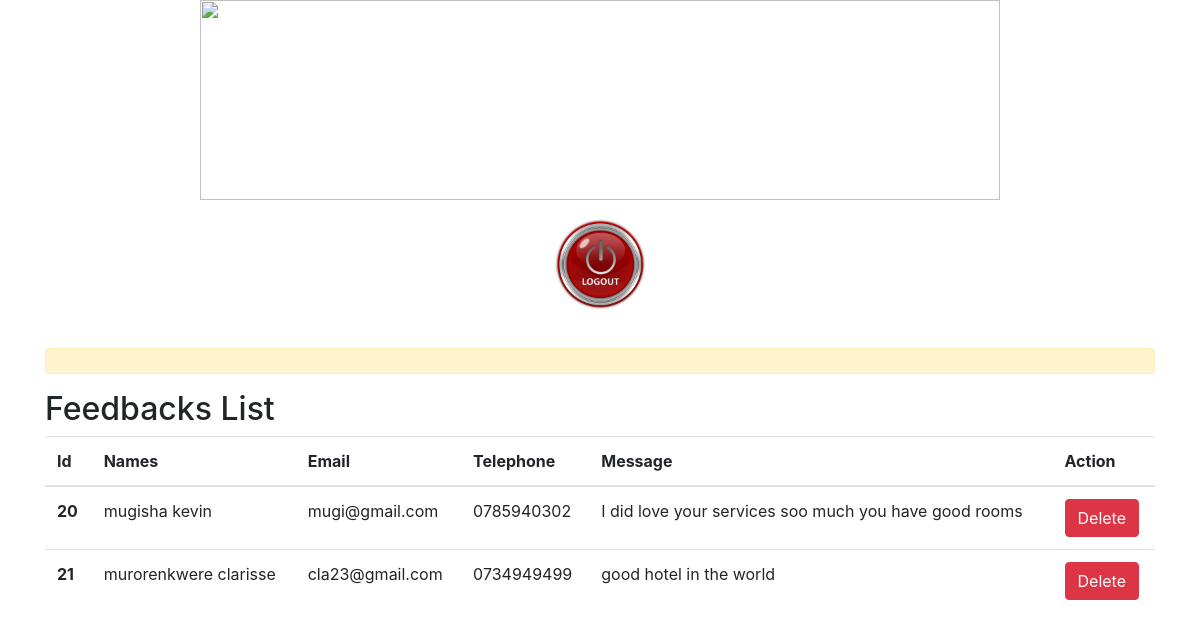
The app's page /feed.php with its own data.
### tables this page shows
CREATE TABLE `feedback` (
  `f_id` int(23) NOT NULL,
  `f_name` varchar(43) NOT NULL,
  `f_email` varchar(56) NOT NULL,
  `mobile` varchar(67) NOT NULL,
  `message` varchar(56) NOT NULL
);

### feed.php (the view, shortened to what this page needs)
<!DOCTYPE html>
<html lang="en">
<head>
<link rel ="stylesheet" href="https://cdn.jsdelivr.net/npm/@fortawesome/fontawesome-free@5.15.3/css/fontawesome.min.css">
<link rel="stylesheet" href="https://stackpath.bootstrapcdn.com/bootstrap/4.5.2/css/bootstrap.min.css" >
</head>
<body>
</head>
<body>
<p align="center"><img src="images/logo.PNG"width="800"height="200"></p>
<center><a href="index.html"><img src="images/logout.JPG"width="100"></a></center><br>
<div class="container mt-2">
    <div class="row">
        <div class="col-md-12">
            <div class="alert alert-warning alert-dismissible fade show" role="alert">
            </div>
        </div>
        <div class="col-md-12">
            <div class="float-left">
                <h2>Feedbacks List</h2>
            </div>
            <table class="table">
              <thead>
                <tr>
                  <th scope="col">Id</th>
                  <th scope="col">Names</th>
                  <th scope="col">Email</th>
                  <th scope="col">Telephone</th>
                  <th scope="col">Message</th>
                  <th scope="col">Action</th>
                </tr>
              </thead>
              <tbody>
                <?php
                include "connection.php";
                $sql="select * from feedback";
                $result = $con->query($sql);
                ?>
                <?php if ($result->num_rows > 0): ?>
                <?php while($array=mysqli_fetch_row($result)): ?>
                <tr>
                    <th scope="row"><?php echo $array[0];?></th>
                    <td><?php echo $array[1];?></td>
                    <td><?php echo $array[2];?></td>
                    <td><?php echo $array[3];?></td>
                    <td><?php echo $array[4];?></td>
                    <td>
                      <a href="del.php?f_name=<?php echo $array[1];?>" class="btn btn-danger">Delete</a>
                </tr>
                <?php endwhile; ?>
                <?php else: ?>
                <tr>
                   <td colspan="3" rowspan="1" headers="">No Data Found</td>
                </tr>
                <?php endif; ?>
              </tbody>
            </table>
        </div>
    </div>
</div>
</body>
</html>

### records on screen
feedback: f_id "20", f_name "mugisha kevin", f_email "mugi@gmail.com", mobile "0785940302", message "I did love your services soo much you have good rooms"
feedback: f_id "21", f_name "murorenkwere clarisse", f_email "cla23@gmail.com", mobile "0734949499", message "good hotel in the world"
